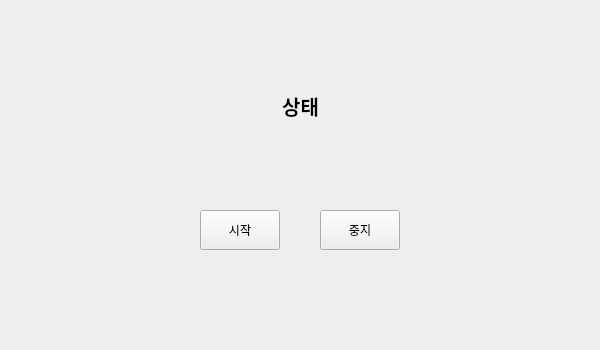
<?xml version="1.0" encoding="UTF-8"?>
<ui version="4.0">
 <class>Form</class>
 <widget class="QWidget" name="Form">
  <property name="geometry">
   <rect>
    <x>0</x>
    <y>0</y>
    <width>600</width>
    <height>350</height>
   </rect>
  </property>
  <property name="windowTitle">
   <string>QtDesigner 연습</string>
  </property>
  <widget class="QLabel" name="lblstatus">
   <property name="geometry">
    <rect>
     <x>130</x>
     <y>60</y>
     <width>341</width>
     <height>91</height>
    </rect>
   </property>
   <property name="font">
    <font>
     <pointsize>15</pointsize>
     <weight>75</weight>
     <bold>true</bold>
    </font>
   </property>
   <property name="layoutDirection">
    <enum>Qt::LeftToRight</enum>
   </property>
   <property name="text">
    <string>상태</string>
   </property>
   <property name="alignment">
    <set>Qt::AlignCenter</set>
   </property>
  </widget>
  <widget class="QPushButton" name="btnstart">
   <property name="geometry">
    <rect>
     <x>200</x>
     <y>210</y>
     <width>80</width>
     <height>40</height>
    </rect>
   </property>
   <property name="font">
    <font>
     <weight>50</weight>
     <bold>false</bold>
    </font>
   </property>
   <property name="layoutDirection">
    <enum>Qt::LeftToRight</enum>
   </property>
   <property name="text">
    <string>시작</string>
   </property>
   <property name="iconSize">
    <size>
     <width>100</width>
     <height>100</height>
    </size>
   </property>
  </widget>
  <widget class="QPushButton" name="btnstop">
   <property name="geometry">
    <rect>
     <x>320</x>
     <y>210</y>
     <width>80</width>
     <height>40</height>
    </rect>
   </property>
   <property name="font">
    <font>
     <weight>50</weight>
     <bold>false</bold>
    </font>
   </property>
   <property name="text">
    <string>중지</string>
   </property>
   <property name="iconSize">
    <size>
     <width>100</width>
     <height>100</height>
    </size>
   </property>
  </widget>
 </widget>
 <resources/>
 <connections/>
</ui>
